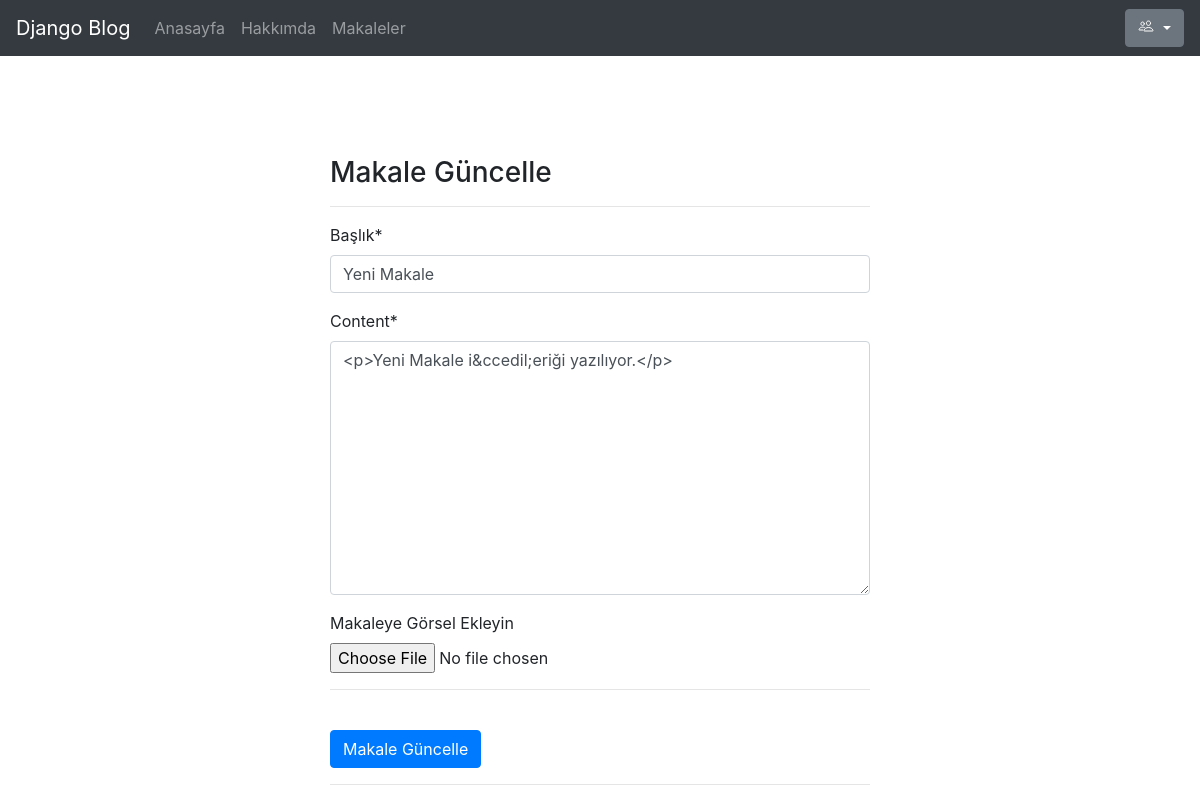
Page /articles/update/23 (signed in) on the committed database.
### article/models.py (models this page shows, shortened)
class Article(models.Model):
    author = models.ForeignKey("auth.User", on_delete = models.CASCADE,verbose_name="Yazar")
    title = models.CharField(max_length = 50,verbose_name = "Başlık")
    content = RichTextField()
    created_date = models.DateTimeField(auto_now_add=True,verbose_name="Oluşturulma Tarihi")
    article_image = models.FileField(blank = True,null=True,verbose_name="Makaleye Görsel Ekleyin")
    class Meta:
        ordering = ['-created_date']

### article/views.py (the view, shortened to what this page needs)
# urls.py: path('update/<int:id>',views.updateArticle,name ="update"),
@login_required(login_url= "user:login") # user uygulaması altındaki login urlsıne git
def updateArticle(request,id):
    article = get_object_or_404(Article,id = id)
    form = ArticleForm(request.POST or None, request.FILES or None,instance= article)
    if(article.author != request.user):
        messages.info(request,"Bu Makaleye Erişiminiz Bulunmamaktadır. Lütfen bilgilerinizi kontrol ediniz!")
        return redirect("article:dashboard")
    else:
        return render(request,"update.html",{"form":form})

### article/forms.py
class ArticleForm(forms.ModelForm):
    class Meta:
        model = Article
        fields = ["title","content","article_image"]

### templates/update.html (shortened to what this page needs)
{% extends "layout.html" %}
{% block body %}
{% load crispy_forms_tags %}
<div class="row">
    <div class="col-md-6 offset-md-3">
        <h3>Makale Güncelle</h3>
        <hr>
        <form method="post" enctype="multipart/form-data">
            {{form|crispy}}
            <hr>
            <br>
            <button type="submit" class="btn btn-primary">Makale Güncelle</button>
        </form>
        <hr>
    </div>
  </div>
{% endblock body %}

### rows in the picture
Article: title "Yeni Makale", content "<p>Yeni Makale i&ccedil;eriği yazılıyor.</p>"
